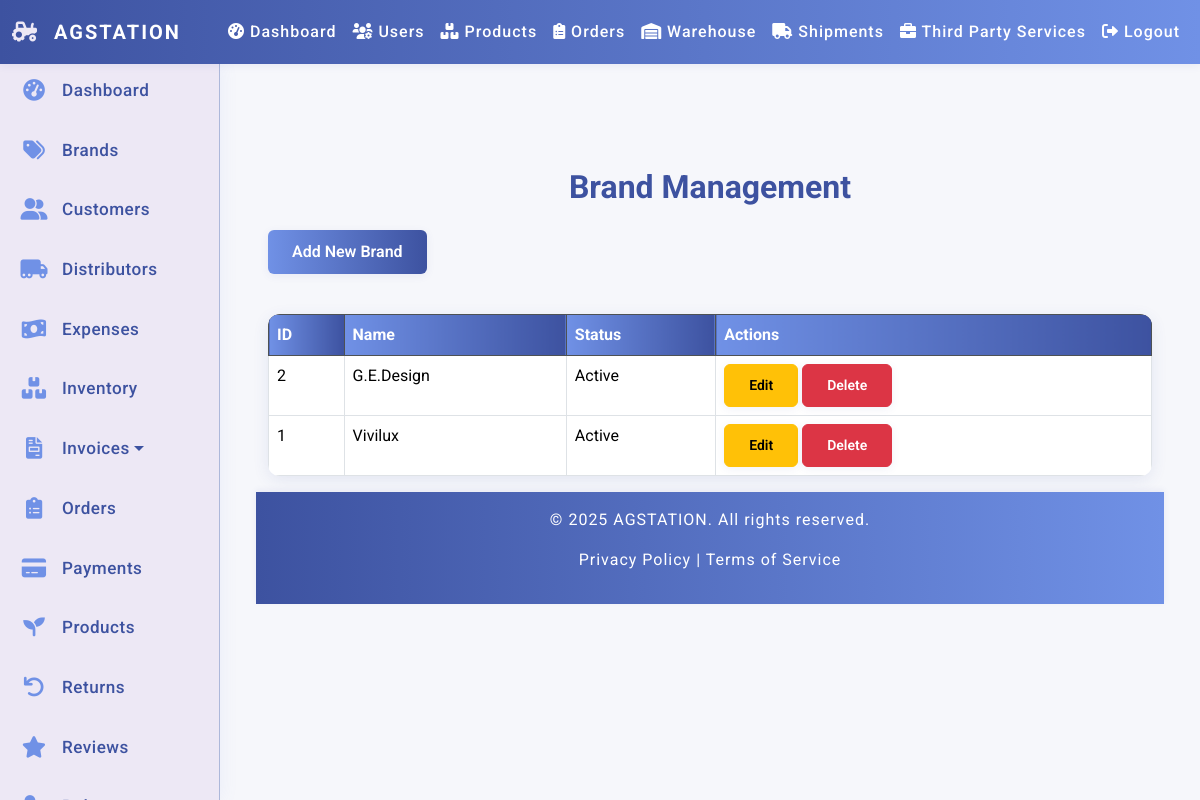
The page /admin/brands/index.php (signed in) on the database its author committed.
### tables this page shows
CREATE TABLE Brands (
    brand_id INT PRIMARY KEY AUTO_INCREMENT,
    name VARCHAR(255) NOT NULL,
    contact_email VARCHAR(255),
    phone_number VARCHAR(50),
    website_url VARCHAR(255),
    authorized_reseller BOOLEAN DEFAULT FALSE,
    contract_document_url TEXT,
    category VARCHAR(255),
    status ENUM('Active', 'Pending', 'Blacklisted') DEFAULT 'Pending',
    notes TEXT
);

### admin/brands/index.php (the view, shortened to what this page needs)
<?php
require_once '../../config/db.php';
include_once '../../includes/header.php';
try {
    $stmt = $pdo->prepare("SELECT brand_id, name, status FROM Brands ORDER BY brand_id DESC");
    $stmt->execute();
    $brands = $stmt->fetchAll(PDO::FETCH_ASSOC);
} catch (PDOException $e) {
    die("Database error: " . $e->getMessage());
}
?>
<div class="container mt-5">
  <h2 class="mb-4">Brand Management</h2>
  <a href="create.php" class="btn btn-primary mb-3">Add New Brand</a>
  <table class="table table-bordered">
    <thead class="table-dark">
      <tr>
        <th>ID</th>
        <th>Name</th>
        <th>Status</th>
        <th>Actions</th>
      </tr>
    </thead>
    <tbody>
      <?php foreach ($brands as $row): ?>
      <tr>
        <td><?= htmlspecialchars($row['brand_id']) ?></td>
        <td><?= htmlspecialchars($row['name']) ?></td>
        <td><?= htmlspecialchars($row['status']) ?></td>
        <td>
          <a href="edit.php?id=<?= htmlspecialchars($row['brand_id']) ?>" class="btn btn-sm btn-warning">Edit</a>
          <a href="delete.php?id=<?= htmlspecialchars($row['brand_id']) ?>" class="btn btn-sm btn-danger" onclick="return confirm('Are you sure?')">Delete</a>
        </td>
      </tr>
      <?php endforeach; ?>
    </tbody>
  </table>
</div>
<?php include_once '../../includes/footer.php'; ?>

### assets/css/style.css (style rules this page uses)
html, body { height: 100%; margin: 0; padding: 0; }
body { font-family: 'Roboto', sans-serif; margin: 0; padding: 0; background: #EDE8F5; color: #222; min-height: 100vh; display: flex; flex-direction: column; height: 100vh; }
h1, h2 { text-align: center; color: #3D52A0; font-weight: 700; margin-bottom: 20px; }
.btn, button { font-weight: 600; border-radius: 6px; padding: 10px 24px; transition: all 0.2s; box-shadow: 0 2px 8px rgba(61, 82, 160, 0.08); }
.btn-primary, .btn-primary:focus { background: linear-gradient(90deg, #7091E6 0%, #3D52A0 100%); border: none; color: #fff; }
table { width: 100%; border-collapse: collapse; margin: 24px 0; background: #fff; border-radius: 12px; overflow: hidden; box-shadow: 0 4px 16px rgba(61, 82, 160, 0.10); }
table th, table td { padding: 16px; text-align: left; border-bottom: 1px solid #ADB8DA; }
table th { background: linear-gradient(90deg, #7091E6 0%, #3D52A0 100%); color: #fff; font-weight: bold; }

### rows shown on the page
brands: brand_id "2", name "G.E.Design", status "Active"
brands: brand_id "1", name "Vivilux", status "Active"
